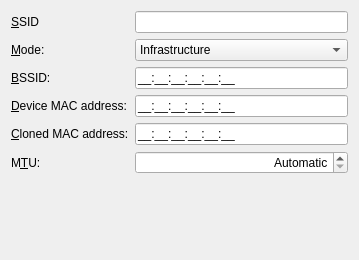
<?xml version="1.0" encoding="UTF-8"?>
<ui version="4.0">
 <class>WifiConnectionWidget</class>
 <widget class="QWidget" name="WifiConnectionWidget">
  <property name="geometry">
   <rect>
    <x>0</x>
    <y>0</y>
    <width>359</width>
    <height>260</height>
   </rect>
  </property>
  <property name="windowTitle">
   <string/>
  </property>
  <layout class="QFormLayout" name="formLayout">
   <item row="0" column="0">
    <widget class="QLabel" name="SSIDLabel">
     <property name="text">
      <string>&amp;SSID</string>
     </property>
     <property name="buddy">
      <cstring>SSIDLineEdit</cstring>
     </property>
    </widget>
   </item>
   <item row="0" column="1">
    <widget class="QLineEdit" name="SSIDLineEdit">
     <property name="sizePolicy">
      <sizepolicy hsizetype="MinimumExpanding" vsizetype="Fixed">
       <horstretch>0</horstretch>
       <verstretch>0</verstretch>
      </sizepolicy>
     </property>
    </widget>
   </item>
   <item row="1" column="0">
    <widget class="QLabel" name="modeLabel">
     <property name="text">
      <string>&amp;Mode:</string>
     </property>
     <property name="buddy">
      <cstring>modeComboBox</cstring>
     </property>
    </widget>
   </item>
   <item row="1" column="1">
    <widget class="QComboBox" name="modeComboBox">
     <property name="sizePolicy">
      <sizepolicy hsizetype="MinimumExpanding" vsizetype="Fixed">
       <horstretch>0</horstretch>
       <verstretch>0</verstretch>
      </sizepolicy>
     </property>
     <item>
      <property name="text">
       <string>Infrastructure</string>
      </property>
     </item>
     <item>
      <property name="text">
       <string>Ad-hoc</string>
      </property>
     </item>
     <item>
      <property name="text">
       <string>Access Point</string>
      </property>
     </item>
    </widget>
   </item>
   <item row="3" column="0">
    <widget class="QLabel" name="label">
     <property name="text">
      <string>&amp;Device MAC address:</string>
     </property>
     <property name="buddy">
      <cstring>macAddress</cstring>
     </property>
    </widget>
   </item>
   <item row="3" column="1">
    <widget class="QLineEdit" name="macAddress">
     <property name="sizePolicy">
      <sizepolicy hsizetype="MinimumExpanding" vsizetype="Fixed">
       <horstretch>0</horstretch>
       <verstretch>0</verstretch>
      </sizepolicy>
     </property>
     <property name="inputMask">
      <string notr="true">HH:HH:HH:HH:HH:HH;_</string>
     </property>
    </widget>
   </item>
   <item row="4" column="0">
    <widget class="QLabel" name="label_2">
     <property name="text">
      <string>&amp;Cloned MAC address:</string>
     </property>
     <property name="buddy">
      <cstring>clonedMacAddress</cstring>
     </property>
    </widget>
   </item>
   <item row="4" column="1">
    <widget class="QLineEdit" name="clonedMacAddress">
     <property name="sizePolicy">
      <sizepolicy hsizetype="MinimumExpanding" vsizetype="Fixed">
       <horstretch>0</horstretch>
       <verstretch>0</verstretch>
      </sizepolicy>
     </property>
     <property name="inputMask">
      <string notr="true">HH:HH:HH:HH:HH:HH;_</string>
     </property>
     <property name="alignment">
      <set>Qt::AlignLeading|Qt::AlignLeft|Qt::AlignVCenter</set>
     </property>
    </widget>
   </item>
   <item row="5" column="0">
    <widget class="QLabel" name="label_3">
     <property name="text">
      <string>M&amp;TU:</string>
     </property>
     <property name="buddy">
      <cstring>mtu</cstring>
     </property>
    </widget>
   </item>
   <item row="2" column="0">
    <widget class="QLabel" name="BSSIDLabel">
     <property name="text">
      <string>&amp;BSSID:</string>
     </property>
     <property name="buddy">
      <cstring>BSSIDLineEdit</cstring>
     </property>
    </widget>
   </item>
   <item row="2" column="1">
    <widget class="QLineEdit" name="BSSIDLineEdit">
     <property name="sizePolicy">
      <sizepolicy hsizetype="MinimumExpanding" vsizetype="Fixed">
       <horstretch>0</horstretch>
       <verstretch>0</verstretch>
      </sizepolicy>
     </property>
     <property name="inputMask">
      <string notr="true">HH:HH:HH:HH:HH:HH;_</string>
     </property>
    </widget>
   </item>
   <item row="5" column="1">
    <widget class="QSpinBox" name="mtu">
     <property name="sizePolicy">
      <sizepolicy hsizetype="MinimumExpanding" vsizetype="Fixed">
       <horstretch>0</horstretch>
       <verstretch>0</verstretch>
      </sizepolicy>
     </property>
     <property name="alignment">
      <set>Qt::AlignRight|Qt::AlignTrailing|Qt::AlignVCenter</set>
     </property>
     <property name="specialValueText">
      <string>Automatic</string>
     </property>
     <property name="suffix">
      <string> bytes</string>
     </property>
     <property name="prefix">
      <string/>
     </property>
     <property name="maximum">
      <number>9999</number>
     </property>
    </widget>
   </item>
  </layout>
 </widget>
 <tabstops>
  <tabstop>SSIDLineEdit</tabstop>
  <tabstop>modeComboBox</tabstop>
  <tabstop>BSSIDLineEdit</tabstop>
  <tabstop>macAddress</tabstop>
  <tabstop>clonedMacAddress</tabstop>
  <tabstop>mtu</tabstop>
 </tabstops>
 <resources/>
 <connections/>
</ui>
